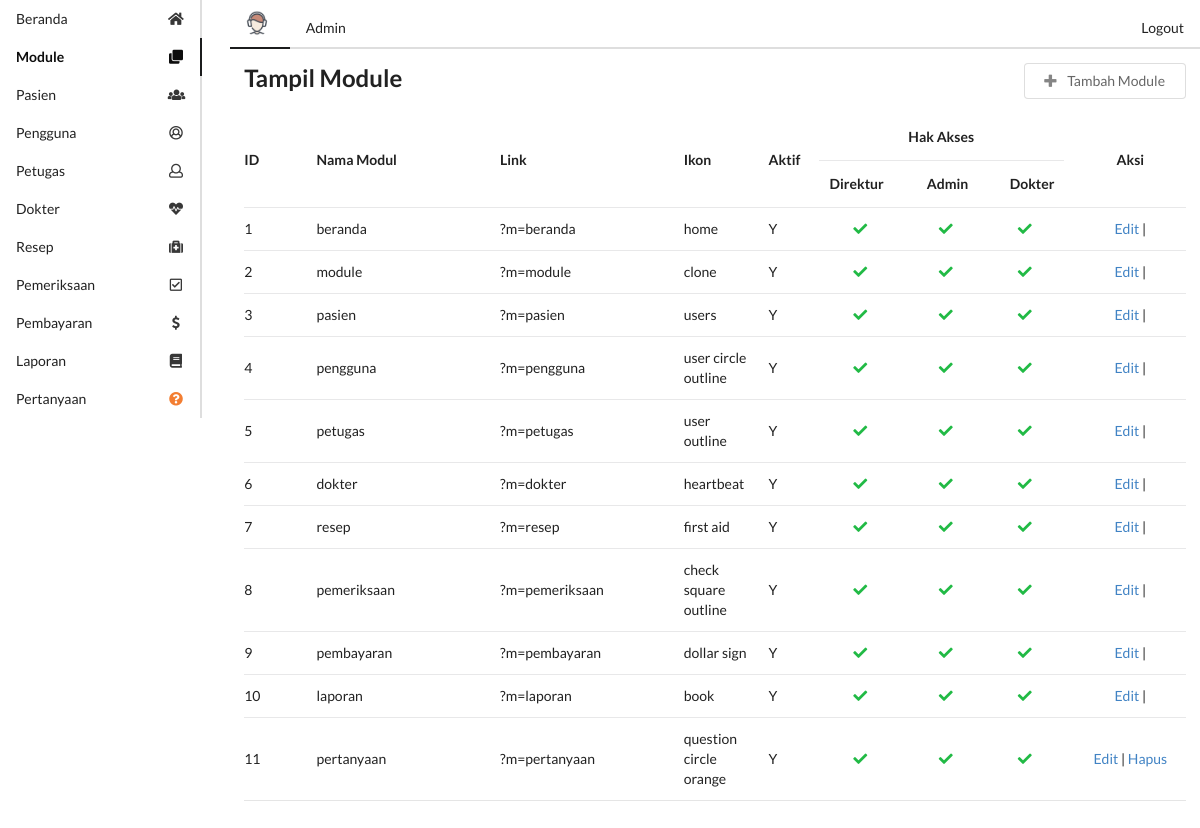
The page /u/media.php?m=module (signed in) on the database its author committed.
### tables this page shows
create table module(
    module_id int primary key auto_increment,
    module_name varchar(50) not null,
    link varchar(50),
    icon varchar(50),
    active enum('Y','N') not null default 'Y',
    access_director enum('Y','N'),
    access_admin enum('Y','N'),
    access_doctor enum('Y','N')
);

### config/functions.php (called while the page is built, shortened)
<?php
function dbConnect()
{
    $db = new mysqli("localhost", "root", "siswanto123321", "si_klinik");
    return $db;
}
function getListModule($status)
{
    if ($status == 'dirut') {
        $akses = 'access_director';
    } else if ($status == 'dokter') {
        $akses = 'access_doctor';
    } else {
        $akses = 'access_admin';
    }
    $db = dbConnect();
    if ($db->connect_errno == 0) {
        $res = $db->query("SELECT * FROM module WHERE active='Y' AND $akses='Y' ");
        if ($res) {
            $data = $res->fetch_all(MYSQLI_ASSOC);
            return $data;
        } else {
            return false;
        }
    } else {
        return false;
    }
}

### model/Module.php (called while the page is built, shortened)
<?php
class Module
{
    function getListModule()
    {
        $conn = dbConnect();
        if ($conn->connect_errno == 0) {
            $sql = "SELECT * FROM module";
            $res = $conn->query($sql);
            if ($res) {
                $data = $res->fetch_all(MYSQLI_ASSOC);
                return $data;
            } else {
                return false;
            }
        } else {
            return false;
        }
    }
}
?>

### u/module/mod_module/module.php (the view, shortened to what this page needs)
<?php
include "../model/Module.php";
$m = $_GET['m'];
$aksi = "module/mod_module/aksi_module.php";
$act = isset($_GET['act']) ? $_GET['act'] : '';
$module = new Module();
switch ($act) {
    default: ?>
        <div class="ui stackable grid container">
            <div class="twelve wide column">
                <h2 class="">Tampil Module</h2>
            </div>
            <div class="four wide column">
                <a onclick=window.location.href="<?php echo "?m=$m&act=tambah"; ?>"
                   class="ui basic button right floated">
                    <i class="icon plus"></i>
                    Tambah Module
                </a>
            </div>
            <div class="sixteen wide column">
                <table class="ui selectable very basic structured table">
                    <thead>
                    <tr>
                        <th class="one wide" rowspan="2">ID</th>
                        <th class="three wide" rowspan="2">Nama Modul</th>
                        <th class="three wide" rowspan="2">Link</th>
                        <th class="one wide" rowspan="2">Ikon</th>
                        <th class="one wide" rowspan="2">Aktif</th>
                        <th class="four wide center aligned" colspan="3">Hak Akses</th>
                        <th class="two wide center aligned" rowspan="2">Aksi</th>
                    </tr>
                    <tr>
                        <th class="center aligned">Direktur</th>
                        <th class="center aligned">Admin</th>
                        <th class="center aligned">Dokter</th>
                    </tr>
                    </thead>
                    <tbody>
                    <?php
                    $dataModule = $module->getListModule();
                    foreach ($dataModule as $data) {
                        echo "
                    <tr>
                        <td>$data[module_id]</td>
                        <td>$data[module_name]</td>
                        <td>$data[link]</td>
                        <td>$data[icon]</td>
                        <td>$data[active]</td>
                        <td class='center aligned'>";
                        if ($data['access_director'] == 'Y') {
                            echo "<i class='green checkmark icon'></i>";
                        }
                        echo "
                        </td>
                        <td class='center aligned'>";
                        if ($data['access_admin'] == 'Y') {
                            echo "<i class='green checkmark icon'></i>";
                        }
                        echo "
                        </td>
                        <td class='center aligned'>";
                        if ($data['access_doctor'] == 'Y') {
                            echo "<i class='green checkmark icon'></i>";
                        }
                        echo "
                        </td>
                        <td class='center aligned'>
                            <a href='?m=$m&act=edit&id=$data[module_id]'>Edit</a> | ";
                        if ($data['module_id'] > 10) {
                            echo "<a id='btn-delete' style='cursor: pointer;'
                                     onclick='deleteData(`$aksi?m=$m&act=hapus&id=$data[module_id]`,
                                                            `$data[module_id]`,
                                                            `$m <b>$data[module_name]</b> ? `)'>Hapus</a>";
                        }
                        echo "
                        </td>
                    </tr>";
                    } ?>
                    </tbody>
                </table>
            </div>
        </div>
        <?php
        break;
    case "tambah": ?>
        <?php
} ?>

### u/media.php (shortened to what this page needs)
<?php
if (empty($_SESSION['username']) && empty($_SESSION['password'])) {
    header("location:index.php?error=8");
} else {
    include "../config/functions.php";
    ?>
    <!DOCTYPE html>
    <html lang="en">
    <head>
        <link rel="stylesheet" href="https://cdnjs.cloudflare.com/ajax/libs/semantic-ui/2.2.2/semantic.min.css">
    <body>
    <div class="ui grid">
        <div class="three wide column">
            <div class=" ui secondary vertical pointing menu" style="width: 100%;">
                <?php include "menu.php"; ?>
            </div>
        </div>
        <div class="thirteen wide column" style="width: 100%;">
            <?php include "header.php"; ?>
            <?php include "content.php"; ?>
        </div>
    </div>
    </body>
    </html>
<?php } ?>

### u/menu.php
<?php
if (empty($_SESSION['username']) && empty($_SESSION['password'])) {
    header("location:index.php?error=8");
} else {
    $dataModule = getListModule($_SESSION['status']);
    foreach ($dataModule as $data) {
        $module_name = str_replace(' ', '', strtolower($data['module_name']));
        ($_GET['m'] == $module_name) ? $active = "active" : $active = "";
        echo "<a href='$data[link]' class='item $active' style='text-transform:capitalize;'>
           <i class='$data[icon] icon'></i> $data[module_name]
        </a>";
    }
}

### u/header.php (shortened to what this page needs)
<?php
if (empty($_SESSION['username']) && empty($_SESSION['password'])) {
    header("location:index.php?error=8");
} else {
    $dir_icon = "../assets/icons/";
    if ($_SESSION['status'] == 'dirut') {
        $icon = "ic_director.png";
    } else if ($_SESSION['status'] == 'dokter') {
        $icon = "ic_doctor.png";
    } else {
        $icon = "ic_admin.png";
    }
    ?>
    <div class="ui secondary pointing menu">
        <a class="active item ui label" style="text-transform: capitalize" title="Edit Akun"
           href=<?php echo "media.php?m=pengguna&act=edit&id=$_SESSION[id_pengguna]"; ?>>
            <img class="ui right spaced avatar image"
                 src=<?php echo "$dir_icon$icon"; ?>>
        </a>
        <a class="item" style="cursor: default; text-transform: capitalize;">
            <?php echo $_SESSION['status']; ?>
        </a>
        <div class="right menu">
            <a class="ui item" id="btn-logout" type="submit">Logout</a>
        </div>
    </div>
<?php } ?>

### u/content.php
<?php
if (empty($_SESSION['username']) && empty($_SESSION['password'])) {
    header("location:index.php?error=8");
} else {
    if ($_GET['m'] == 'pengguna') {
        if ($_SESSION['status'] == 'dirut') {
            include "module/mod_pengguna/pengguna.php";
        }
    } elseif ($_GET['m'] == 'module') {
        if ($_SESSION['status'] == 'dirut' || $_SESSION['status'] == 'admin') {
            include "module/mod_module/module.php";
        }
    } elseif ($_GET['m'] == 'pasien') {
        if ($_SESSION['status'] == 'dirut' || $_SESSION['status'] == 'admin') {
            include "module/mod_pasien/pasien.php";
        }
    } else {
        echo "Modul <b>$_GET[m]</b> sedang dibuat";
    }
}

### rows shown on the page
module: module_name "Beranda", module_id "1", module_name "beranda", link "?m=beranda", icon "home", active "Y", access_director "Y" (drawn), access_admin "Y" (drawn), access_doctor "Y" (drawn)
module: module_name "Module", module_id "2", module_name "module", link "?m=module", icon "clone", active "Y", access_director "Y" (drawn), access_admin "Y" (drawn), access_doctor "Y" (drawn)
module: module_name "Pasien", module_id "3", module_name "pasien", link "?m=pasien", icon "users", active "Y", access_director "Y" (drawn), access_admin "Y" (drawn), access_doctor "Y" (drawn)
module: module_name "Pengguna", module_id "4", module_name "pengguna", link "?m=pengguna", icon "user circle outline", active "Y", access_director "Y" (drawn), access_admin "Y" (drawn), access_doctor "Y" (drawn)
module: module_name "Petugas", module_id "5", module_name "petugas", link "?m=petugas", icon "user outline", active "Y", access_director "Y" (drawn), access_admin "Y" (drawn), access_doctor "Y" (drawn)
module: module_name "Dokter", module_id "6", module_name "dokter", link "?m=dokter", icon "heartbeat", active "Y", access_director "Y" (drawn), access_admin "Y" (drawn), access_doctor "Y" (drawn)
module: module_name "Resep", module_id "7", module_name "resep", link "?m=resep", icon "first aid", active "Y", access_director "Y" (drawn), access_admin "Y" (drawn), access_doctor "Y" (drawn)
module: module_name "Pemeriksaan", module_id "8", module_name "pemeriksaan", link "?m=pemeriksaan", icon "check square outline", active "Y", access_director "Y" (drawn), access_admin "Y" (drawn), access_doctor "Y" (drawn)
module: module_name "Pembayaran", module_id "9", module_name "pembayaran", link "?m=pembayaran", icon "dollar sign", active "Y", access_director "Y" (drawn), access_admin "Y" (drawn), access_doctor "Y" (drawn)
module: module_name "Laporan", module_id "10", module_name "laporan", link "?m=laporan", icon "book", active "Y", access_director "Y" (drawn), access_admin "Y" (drawn), access_doctor "Y" (drawn)
module: module_name "Pertanyaan", module_id "11", module_name "pertanyaan", link "?m=pertanyaan", icon "question circle orange", active "Y", access_director "Y" (drawn), access_admin "Y" (drawn), access_doctor "Y" (drawn)

### other values the page prints
$_SESSION['status'] "Admin"
